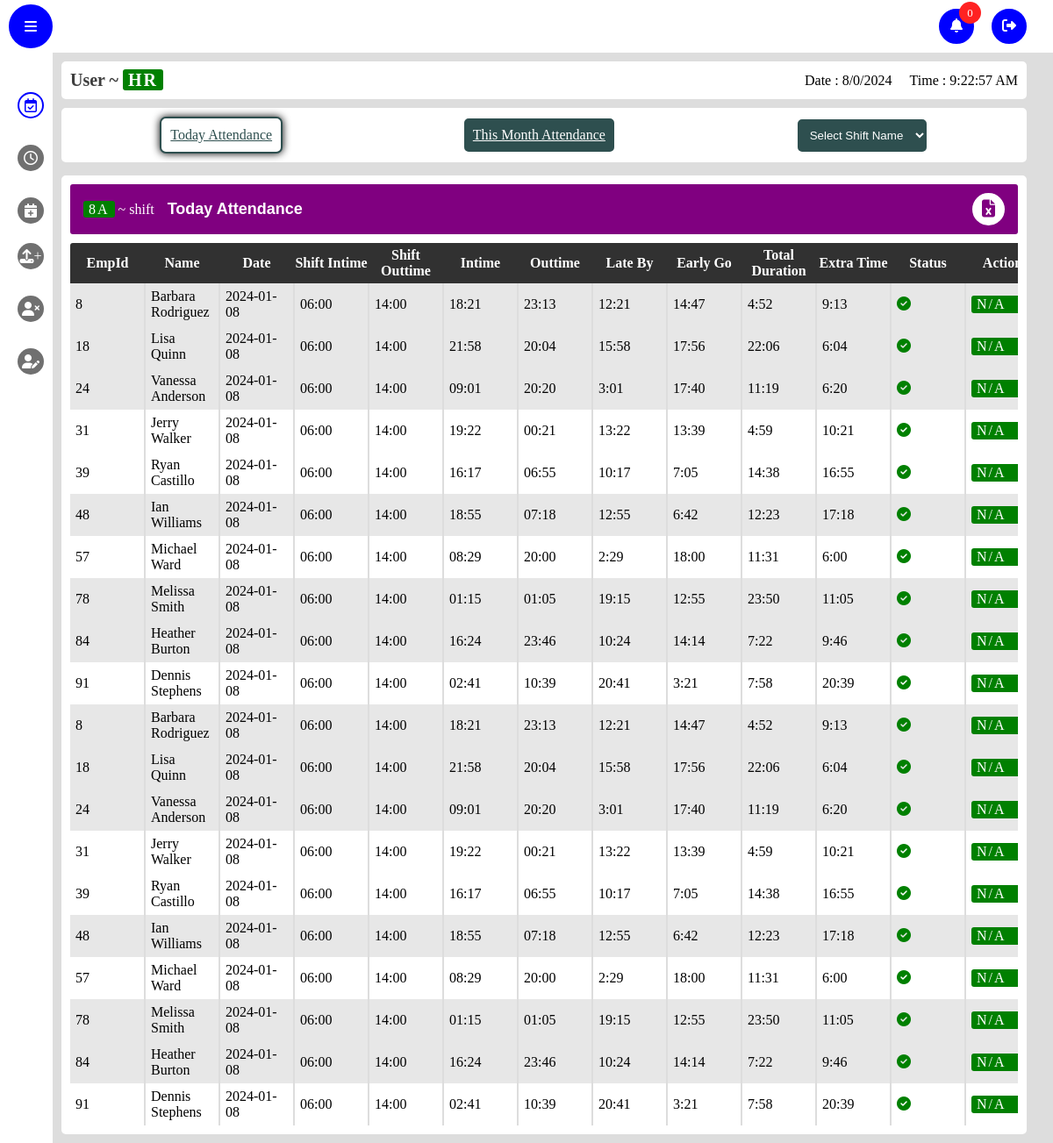
The app's page / (signed in) with its own data.
### app/models.py (models this page shows)
class Attendance(db.Model,UserMixin):
    id=db.Column(db.Integer,primary_key=True)
    date = db.Column(db.DateTime(timezone=True), default=func.now())
    emp_id = db.Column(db.Integer, db.ForeignKey('emp_login.id'))
    name = db.Column(db.String(150), nullable=False)
    attendance =db.Column(db.String(150))
    wages_per_Day=db.Column(db.String(150))
    inTime=db.Column(db.String(150))
    outTime=db.Column(db.String(150))
    overtime=db.Column(db.String(150),default='00:00')
    employee = db.relationship('Emp_login', back_populates='attendances')
    shiftType=db.Column(db.String(150))
    shiftIntime = db.Column(db.String(150))
    shift_Outtime = db.Column(db.String(150))
    TotalDuration=db.Column(db.String(150))
    lateBy=db.Column(db.String(150))
    earlyGoingBy=db.Column(db.String(150))
    punchRecords=db.Column(db.String(150))

### app/views.py (the view)
@views.route('/',methods=['POST','GET'])
@login_required
def admin():
    print(current_user.role)
    if current_user.role == 'employee':
        return redirect(url_for('auth.logout'))
    else :
        current_date = datetime.now().strftime('%Y-%m-%d')
        employee_attendance = Attendance.query.filter(func.DATE(Attendance.date) == current_date).all()
        print("Current Date: ",current_date)
        print("Data :",employee_attendance)
        emp_login=Emp_login.query.order_by(Emp_login.emp_id).all()
        late_permission=late.query.order_by(late.date).all()
        leave_permission=leave.query.order_by(leave.date).all()
        notification=notifications.query.order_by(notifications.timestamp).all()
        print("notification : ",notification)
    return render_template('admin.html',emp_login=emp_login, notification=notification, attendance=employee_attendance, late_permission=late_permission, leave_permission=leave_permission)

### app/templates/admin.html (shortened to what this page needs)
{% extends "base_admin.html" %}
{% block content %}
<main class="main active">
  <header class="details-bar">
    <div class="user-details">
      <h1 class="user-role">User ~ <span class="role tag">HR</span></h1>
    </div>
    <div class="date-time-details">
      <p class="date"></p>
      <p class="time"></p>
    </div>
  </header>
  <link rel="stylesheet" href="static/css/attendance.css" />
  <menu class="table-menu" style="display: flex">
    <ul class="btn-container">
      <a href="/today_attendance" class="tag-btn click active"
        >Today Attendance</a
      >
      <a href="/month_attendance" class="tag-btn click"
        >This Month Attendance</a
      >
      <select name="shift" id="shift" class="tag-btn">
        <option value="">Select Shift Name</option>
      </select>
    </ul>
  </menu>
  <section class="frame today-attendance" style="display: flex;" index="0">
    <div class="inner-frame">
        <div class="frame-header">
            <div class="frame-details">
                <p class="shift currentShift name"><span class="tag">A</span> ~ shift</p>
                <p class="frame-name">Today Attendance</p>
            </div>
            <div class="frame-options">
                <button type="button" class="download">
                    <i class="fas fa-file-excel"></i>
                </button>
            </div>
        </div>
        <div class="frame-body">
            <table class="today-attendance-table">
                <thead>
                    <tr class="tablehead">
                        <th>EmpId</th>
                        <th>Name</th>
                        <th>Date</th>
                        <th>Shift Intime</th>
                        <th>Shift Outtime</th>
                        <th>Intime</th>
                        <th>Outtime</th>
                        <th>Late By</th>
                        <th>Early Go</th>
                        <th>Total Duration</th>
                        <th>Extra Time</th>
                        <th>Status</th>
                        <th>Action</th>
                    </tr>
                </thead>
                <tbody class="tableBody">
                    {% if attendance %} {% for attendance in attendance %}
                    <tr data-shift="{{attendance.shiftType}}">
                      <td class="id">{{attendance.emp_id }}</td>
                      <td class="name">{{attendance.name}}</td>
                      <td>{{attendance.date.date()}}</td>
                      <td>{{attendance.shiftIntime}}</td>
                      <td>{{attendance.shift_Outtime}}</td>
                      <td class="intime">{{attendance.inTime}}</td>
                      <td class="outtime">{{attendance.outTime}}</td>
                      <td>{{attendance.lateBy}}</td>
                      <td>{{attendance.earlyGoingBy}}</td>
                      <td>{{attendance.TotalDuration}}</td>
                      <td class="extra">{{attendance.overtime}}</td>
                      <td>
                        {% if attendance.attendance == "Present"%}<i
                          class="fas fa-check-circle"
                        ></i>
                        {% else %}<i class="fas fa-times-circle"></i> {% endif %}
                      </td>
                      <td class="action"><p class="tag">N/A</p></td>
                    </tr>
                    {% endfor %} {% endif %}
                </tbody>
            </table>
        </div>
    </div>
</section>
</main>
{% endblock %}

### app/static/css/style.css (style rules this page uses)
* { margin: 0; padding: 0; box-sizing: border-box; }
body { background: #ddd; }
.main { width: calc(100vw - 180px); min-height: calc(100vh - 60px); position: relative; top: 60px; left: 160px; padding: 10px; z-index: 5; transition: all .5s; }
.main.active { width: calc(100vw - 80px); left: 60px; }
.details-bar { width: 100%; display: flex; align-items: center; justify-content: space-between; padding: 10px; background: #ffffff; border-radius: 5px; }
.date-time-details { display: flex; align-items: center; gap: 20px; }
.user-role { color: #3f3f3f; font-size: 20px; }
.tag { padding: 1px 6px; background: green; color: #ffffff; border-radius: 3px; letter-spacing: 2px; }
.frame { margin-top: 15px; padding: 10px; width: 100%; background: #ffffff; min-height: 77vh; border-radius: 5px; }
.inner-frame { width: 100%; height: 100%; }
.user-details { backdrop-filter: blur(5px); border-radius: 5px; }
option { padding: 10px; }

### app/static/css/attendance.css (style rules this page uses)
.frame-header { width: 100%; display: flex; align-items: center; justify-content: space-between; padding: 10px 15px; background: #800080; color: #fff; border-radius: 3px; }
.frame-details { display: flex; align-items: center; gap: 15px; }
.frame-name { font-family: sans-serif; font-weight: 700; font-size: 18px; }
.download { width: 37px; height: 37px; border-radius: 50%; background: #fff; color: #800080; font-size: 20px; border: 2px solid #fff; cursor: pointer; transition: all .3s; }
.attendance-table,.today-attendance-table { width: 100%; max-height: 100%; border-collapse: collapse; margin-top: 10px; border-radius: 3px; overflow: hidden; }
.attendance-table .thead, .today-attendance-table thead { padding: 5px 0; background: #313131; color: #fff; }
td,th { min-width: 30px; text-align: center; padding: 5px 0; }
.today-attendance-table thead tr th { min-width: 85px; }
tr:nth-child(even) { background: #e7e7e7; }
.fas.fa-check-circle { color: green; }
.frame-body { max-width: 100%; overflow-x: scroll; }
.btn-container { margin-top: 10px; padding: 10px 15px; display: flex; align-items: center; flex-wrap: wrap; justify-content: space-around; gap: 10px; width: 100%; background: #fff; border-radius: 5px; }
.tag-btn { padding: 10px; border-radius: 7px; border: 2px solid; background: #2E4F4F; color: #fff; cursor: pointer; transition: all .5s; outline: none; }
.tag-btn.active, .tag-btn:focus { box-shadow: 0px 0px 10px #000; background: #fff; color: #2E4F4F; }
.today-attendance-table tbody tr { position: relative; }

### records on screen
Attendance: emp_id "8", name "Barbara Rodriguez", date "2024-01-08", shiftIntime "06:00", shift_Outtime "14:00", inTime "18:21", outTime "23:13", lateBy "12:21", earlyGoingBy "14:47", TotalDuration "4:52", overtime "9:13", attendance "Present" (drawn)
Attendance: emp_id "18", name "Lisa Quinn", date "2024-01-08", shiftIntime "06:00", shift_Outtime "14:00", inTime "21:58", outTime "20:04", lateBy "15:58", earlyGoingBy "17:56", TotalDuration "22:06", overtime "6:04", attendance "Present" (drawn)
Attendance: emp_id "24", name "Vanessa Anderson", date "2024-01-08", shiftIntime "06:00", shift_Outtime "14:00", inTime "09:01", outTime "20:20", lateBy "3:01", earlyGoingBy "17:40", TotalDuration "11:19", overtime "6:20", attendance "Present" (drawn)
Attendance: emp_id "31", name "Jerry Walker", date "2024-01-08", shiftIntime "06:00", shift_Outtime "14:00", inTime "19:22", outTime "00:21", lateBy "13:22", earlyGoingBy "13:39", TotalDuration "4:59", overtime "10:21", attendance "Present" (drawn)
Attendance: emp_id "39", name "Ryan Castillo", date "2024-01-08", shiftIntime "06:00", shift_Outtime "14:00", inTime "16:17", outTime "06:55", lateBy "10:17", earlyGoingBy "7:05", TotalDuration "14:38", overtime "16:55", attendance "Present" (drawn)
Attendance: emp_id "48", name "Ian Williams", date "2024-01-08", shiftIntime "06:00", shift_Outtime "14:00", inTime "18:55", outTime "07:18", lateBy "12:55", earlyGoingBy "6:42", TotalDuration "12:23", overtime "17:18", attendance "Present" (drawn)
Attendance: emp_id "57", name "Michael Ward", date "2024-01-08", shiftIntime "06:00", shift_Outtime "14:00", inTime "08:29", outTime "20:00", lateBy "2:29", earlyGoingBy "18:00", TotalDuration "11:31", overtime "6:00", attendance "Present" (drawn)
Attendance: emp_id "78", name "Melissa Smith", date "2024-01-08", shiftIntime "06:00", shift_Outtime "14:00", inTime "01:15", outTime "01:05", lateBy "19:15", earlyGoingBy "12:55", TotalDuration "23:50", overtime "11:05", attendance "Present" (drawn)
Attendance: emp_id "84", name "Heather Burton", date "2024-01-08", shiftIntime "06:00", shift_Outtime "14:00", inTime "16:24", outTime "23:46", lateBy "10:24", earlyGoingBy "14:14", TotalDuration "7:22", overtime "9:46", attendance "Present" (drawn)
Attendance: emp_id "91", name "Dennis Stephens", date "2024-01-08", shiftIntime "06:00", shift_Outtime "14:00", inTime "02:41", outTime "10:39", lateBy "20:41", earlyGoingBy "3:21", TotalDuration "7:58", overtime "20:39", attendance "Present" (drawn)
Attendance: emp_id "8", name "Barbara Rodriguez", date "2024-01-08", shiftIntime "06:00", shift_Outtime "14:00", inTime "18:21", outTime "23:13", lateBy "12:21", earlyGoingBy "14:47", TotalDuration "4:52", overtime "9:13", attendance "Present" (drawn)
Attendance: emp_id "18", name "Lisa Quinn", date "2024-01-08", shiftIntime "06:00", shift_Outtime "14:00", inTime "21:58", outTime "20:04", lateBy "15:58", earlyGoingBy "17:56", TotalDuration "22:06", overtime "6:04", attendance "Present" (drawn)
Attendance: emp_id "24", name "Vanessa Anderson", date "2024-01-08", shiftIntime "06:00", shift_Outtime "14:00", inTime "09:01", outTime "20:20", lateBy "3:01", earlyGoingBy "17:40", TotalDuration "11:19", overtime "6:20", attendance "Present" (drawn)
Attendance: emp_id "31", name "Jerry Walker", date "2024-01-08", shiftIntime "06:00", shift_Outtime "14:00", inTime "19:22", outTime "00:21", lateBy "13:22", earlyGoingBy "13:39", TotalDuration "4:59", overtime "10:21", attendance "Present" (drawn)
Attendance: emp_id "39", name "Ryan Castillo", date "2024-01-08", shiftIntime "06:00", shift_Outtime "14:00", inTime "16:17", outTime "06:55", lateBy "10:17", earlyGoingBy "7:05", TotalDuration "14:38", overtime "16:55", attendance "Present" (drawn)
Attendance: emp_id "48", name "Ian Williams", date "2024-01-08", shiftIntime "06:00", shift_Outtime "14:00", inTime "18:55", outTime "07:18", lateBy "12:55", earlyGoingBy "6:42", TotalDuration "12:23", overtime "17:18", attendance "Present" (drawn)
Attendance: emp_id "57", name "Michael Ward", date "2024-01-08", shiftIntime "06:00", shift_Outtime "14:00", inTime "08:29", outTime "20:00", lateBy "2:29", earlyGoingBy "18:00", TotalDuration "11:31", overtime "6:00", attendance "Present" (drawn)
Attendance: attendance "Present" (drawn)
Attendance: attendance "Present" (drawn)
Attendance: attendance "Present" (drawn)
